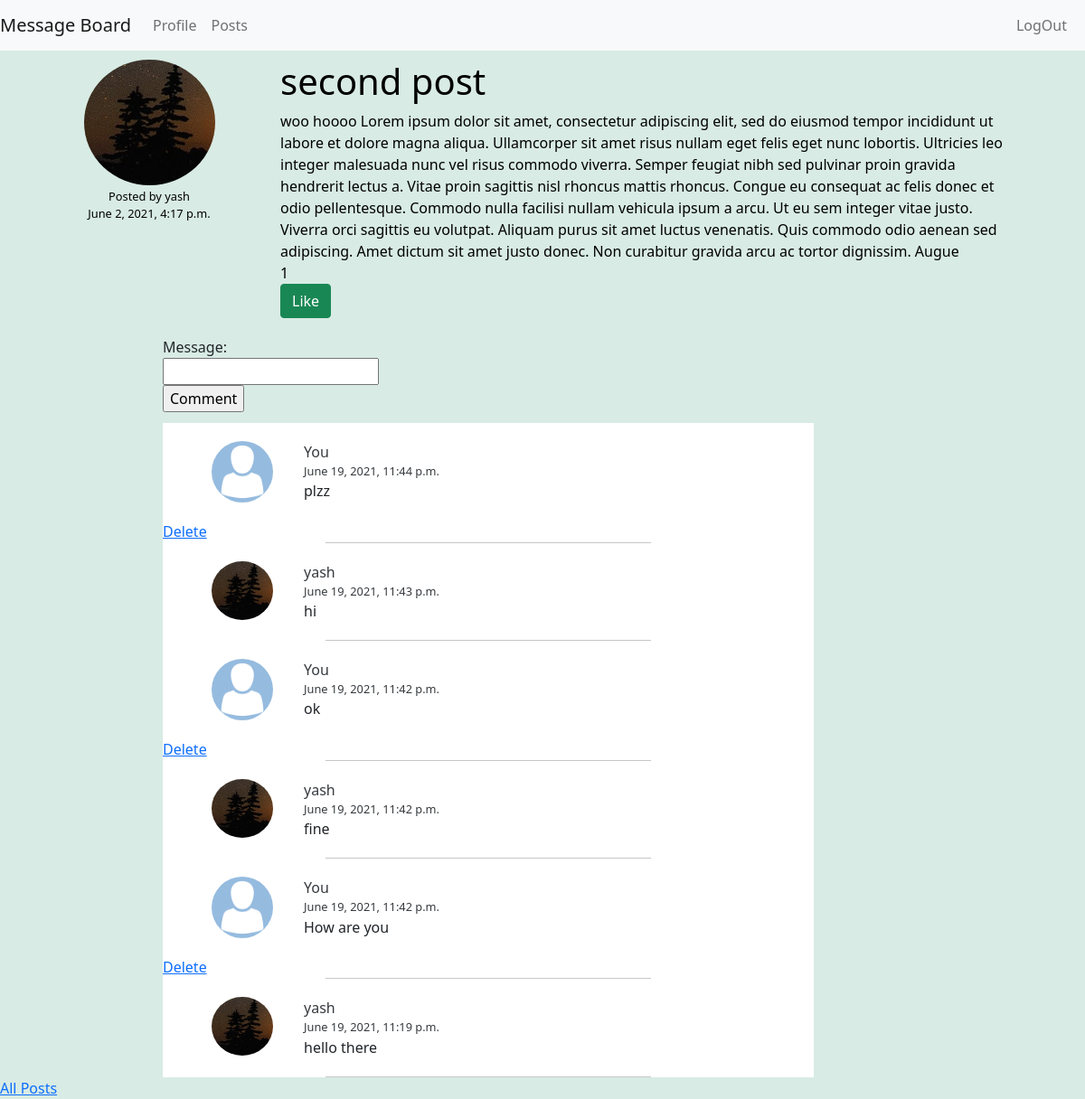
The page /3 (signed in) on the database its author committed.
### post/models.py (models this page shows, shortened)
class Post(models.Model):
    title = models.CharField(max_length = 100)
    content = models.TextField()
    date_posted = models.DateTimeField(default = timezone.now)
    author = models.ForeignKey(User, on_delete = models.CASCADE, related_name="posts")
    liked_users = models.ManyToManyField(User, related_name="liked_posts")

class Comment(models.Model):
    post = models.ForeignKey(Post, on_delete=models.CASCADE, related_name="comments")
    user = models.ForeignKey(User, on_delete=models.CASCADE, related_name="comments")
    message = models.CharField(max_length=200)
    commented_on = models.DateTimeField(default= timezone.now)

### users/models.py (models this page shows, shortened)
class Profile(models.Model):
    user = models.OneToOneField(User, related_name="profile", on_delete=models.CASCADE)
    profile_pic = models.ImageField(upload_to="profile_pics/", default="avatar.png")
    bio = models.TextField(default="No bio")

### post/views.py (the view)
# urls.py: path("<int:post_id>", views.view_post, name="view_post"),
@login_required(login_url="users:login")
def view_post(request, post_id):
    post = get_object_or_404(Post, pk=post_id)
    comments = post.comments.all().order_by("-commented_on")
    liked_users = post.liked_users.all()
    profile_pic = request.user.profile.profile_pic.url
    print(profile_pic)
    if request.method == 'POST':
        form = CommentForm(request.POST)
        if form.is_valid():
            x = form.save(commit=False)
            x.user = request.user
            x.post = post
            x.save()
            messages.success(request, "Sucessfully added comment")
            return redirect(reverse("post:view_post", args=(post_id,)))
        messages.error(request, "Error! adding comment")
    else:
        form = CommentForm()
    return render(request, "post/view_post.html", {
        "post" : post,
        "comments" : comments,
        "form" : form ,
        "liked_users" : liked_users,
        "no_liked" : len(liked_users)
    })

### post/forms.py
class CommentForm(ModelForm):
    class Meta:
        model = Comment
        fields = ['message']

### post/templates/post/view_post.html (shortened to what this page needs)
{% extends "post/layout.html" %}
{% block content %}
    <div class="post-view">
        <div class="post_user">
            <img src="{{post.author.profile.profile_pic.url}}" class='post_pic'>
            <div class="details">
                <div class="author"> Posted by
                    {% if request.user == post.author %}
                        You
                    {% else %}
                        {{ post.author.first_name}}
                    {% endif %}
                </div>
                <div class="date"> {{ post.date_posted }} </div>
            </div>
        </div>
        <div class="post_content">
            <h1 class="title"> {{ post.title }} </h1>
            <div class="content"> {{ post.content }} </div>
            <div class="like"> {{ no_liked }}
                <form method="POST" action="{% url 'post:like_post' post.id %}" class="like_form">
                    {% if request.user in liked_users %}
                        <input type="hidden" value="unlike" name="type" id="like_type">
                        <button type="submit" class="btn btn-danger"> Unlike </button>
                    {% else %}
                        <button type="submit" class="btn btn-success"> Like </button>
                    {% endif %}
                </form>
            </div>
        </div>
    </div>
    <form add="{% url 'post:view_post' post.id %}" method="POST" class="comment-form">
        {{form}}
        <input type="submit" value="Comment">
    </form>
    <div class="comments">
        {% for comment in comments %}
            <div class="comment">
                <div class="comment-user-info">
                    <img src="{{comment.user.profile.profile_pic.url}}" class='post_pic' loading="lazy">
                </div>
                <div>
                    <div class="comment-author">
                        {% if request.user == comment.user %}
                            You
                        {% else %}
                            {{ comment.user.first_name}}
                        {% endif %}
                    </div>
                    <div class="comment-date">{{ comment.commented_on }} </div>
                    <div class="message"> {{ comment.message }} </div>
                </div>
            </div>
            <div class="delete-comment">
                {% if request.user == comment.user %}
                    <a href="{% url 'post:delete_comment' comment_id=comment.id post_id=post.id %}">Delete</a>
                {% endif %}
            </div>
            <hr style="width:50%; margin: auto; color:rgb(37, 32, 32);">
        {% empty %}
            <div class="empty">No comments yet</div>
        {% endfor %}
    </div>
    <a href="{% url 'post:index' %}">All Posts</a>
{% endblock %}

### post/static/post/styles.css (style rules this page uses)
* { margin: 0; box-sizing: border-box; }
body, .empty { background-color: #d8ebe4; }
.post, .post-view { display: block; color: black; position: relative; -webkit-margin-collapse: collapse; margin-bottom: 10px; padding: 10px 20px 10px; transition: all 0.3s ease-in-out; }
label { display: block; }
input { display: block; }
.comments { position: relative; width: 60%; margin-left: 15%; background-color: white; }
.comment-form { margin-left: 15%; margin-bottom: 1%; }
.comment { padding: 20px; position: relative; }
.comment-author { font-size: 1em; }
.comment-date { font-size: .8em; }
.comment-author, .comment-date { font-weight: 500; opacity: 0.9; }
.post_pic { height: 100%; width: 50%; background-size: contain; border-radius: 50%; }
.details, .details-1 { font-weight: 500; font-size: .8em; margin: 1% 0; }
.post_user, .post_content { position: relative; display: inline-block; }
.post_user { width: 25%; text-align: center; }
.post_content { width: 70%; }
.post, .post-view, .comment { display: flex; justify-content:flex-start; align-items: flex-start; flex-wrap: wrap; }
.comment-user-info { text-align: center; width: 20%; }

### rows shown on the page
Post: author.profile.profile_pic (picture), author.first_name "yash", date_posted "June 2, 2021, 4:17 p.m.", title "second post", content "woo hoooo Lorem ipsum dolor sit amet, consectetur adipiscing elit, sed do eiusmod tempor incididunt ut labore et dolore magna aliqua. Ullamcorper sit amet risus nullam eget felis eget nunc lobortis. Ultricies leo integer malesuada nunc vel risus commodo viverra. Semper feugiat nibh sed pulvinar proin gravida hendrerit lectus a. Vitae proin sagittis nisl rhoncus mattis rhoncus. Congue eu consequat ac felis donec et odio pellentesque. Commodo nulla facilisi nullam vehicula ipsum a arcu. Ut eu sem integer vitae justo. Viverra orci sagittis eu volutpat. Aliquam purus sit amet luctus venenatis. Quis commodo odio aenean sed adipiscing. Amet dictum sit amet justo donec. Non curabitur gravida arcu…"
Comment: user.profile.profile_pic (placeholder picture), shows "You", commented_on "June 19, 2021, 11:44 p.m.", message "plzz", shows "Delete"
Comment: user.profile.profile_pic (picture), user.first_name "yash", commented_on "June 19, 2021, 11:43 p.m.", message "hi"
Comment: user.profile.profile_pic (placeholder picture), shows "You", commented_on "June 19, 2021, 11:42 p.m.", message "ok", shows "Delete"
Comment: user.profile.profile_pic (picture), user.first_name "yash", commented_on "June 19, 2021, 11:42 p.m.", message "fine"
Comment: user.profile.profile_pic (placeholder picture), shows "You", commented_on "June 19, 2021, 11:42 p.m.", message "How are you", shows "Delete"
Comment: user.profile.profile_pic (picture), user.first_name "yash", commented_on "June 19, 2021, 11:19 p.m.", message "hello there"

### other values the page prints
{{ no_liked }} "1"
